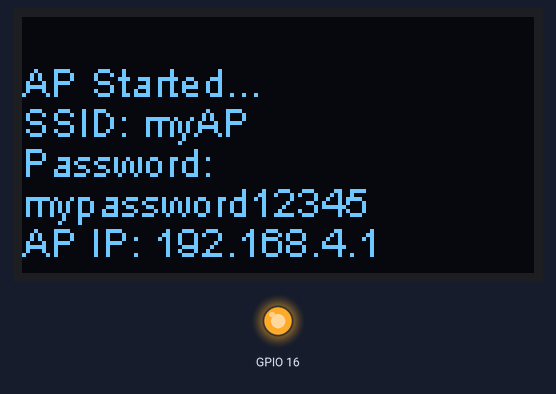
A sketch run on a simulated ESP32. Parts: 128×64 one-colour display, output pins drawn as LEDs (lit = HIGH). What the sketch prints to the serial monitor is not drawn.

Above: at 0.1 s.

The sketch:

random-wifi.ino
```cpp
/*
 *  Chris Reichert, 2019
 *
 *  This creates a wifi access point with a random SSID and password
 *
 *  Board type = ESP32
 */

#include <WiFi.h>
//#include <WiFiAP.h>
#include <Wire.h>
#include "SSD1306Wire.h"

// for initial functionality, hard code the SSID and no password
const char *ssid = "myAP";
const char *password = "mypassword12345";

SSD1306Wire display(0x3c, 4, 15);

void setup() {
  // put your setup code here, to run once:

  pinMode(16, OUTPUT);
  digitalWrite(16, 1);

  display.init();

  display.flipScreenVertically();
  display.setFont(ArialMT_Plain_10);

  Serial.begin(115200);

  Serial.println("Starting Soft-AP");

  if (WiFi.softAP(ssid, password, 1, 0, 2)) {
    Serial.println("Soft-AP started");

    Serial.print("SSID: ");
    Serial.println(ssid);
  }

  IPAddress apIP = WiFi.softAPIP();

  display.setTextAlignment(TEXT_ALIGN_LEFT);
  display.drawString(0,10,"AP Started...");
  display.drawString(0,20,"SSID: ");
  display.drawString(30,20,ssid);
  display.drawString(0,30,"Password: ");
  display.drawString(0,40,password);
  display.drawString(0,50,"AP IP: " + String(apIP[0]) + "." + String(apIP[1]) + "." + String(apIP[2]) + "." + String(apIP[3]));

  display.display();

}

void loop() {
  // put your main code here, to run repeatedly:

}
```
